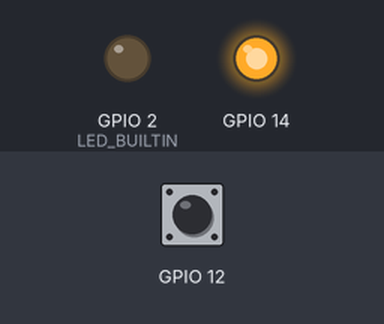
The sketch below on a simulated ESP8266 (NodeMCU). Shown: output pins drawn as LEDs (lit = HIGH, except the on-board LED, lit = LOW). The inputs (shaded band) are chosen by the test bench; at power-on: GPIO 12 HIGH. WiFi joins after 1.5 s; servers stay silent unless stated; EEPROM starts erased; no MQTT or app messages arrive unless stated. At 1.6 s the program puts the board to deep sleep or switches it off; the recording ends there.

Above: at 0.1 s.
At 1.1 s:
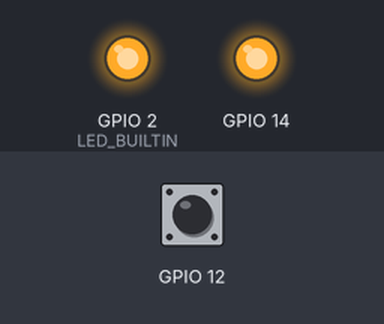
Timing chart, 0 to 1.6 s (numbered marks = the images above):
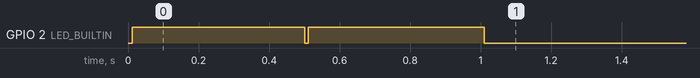

The sketch:

Alarmkontakt2_mit_eeprom_30062021.ino
```cpp
//**********ALARMKONTAKT 25.01.2020, Aenderungen vom 30.6.2021****************
#include <ESP8266WiFi.h>
#include <PubSubClient.h>
#include <EEPROM.h>
#define LED_BUILTIN 2
#define ALARMKONTAKT "Alarmkontakt02"
#define ALARMKONTAKT1 Alarmkontakt02
ADC_MODE(ADC_VCC); //Voraussetzung zum Abfragen der Betriebsspannung
const char* ssid = "***";      //hier SSID des WLAN-Netzwerks eintragen
const char* password = "***";  //hier Passwort des WLAN-Netzwerks eintragen
const char* mqtt_server = "192.168.178.42";
unsigned int cnt_off, cnt_on;
char msg[75],topic[]="out/" ALARMKONTAKT "/Topic", mqtt_client_id[]="" ALARMKONTAKT "";
WiFiClient ALARMKONTAKT1;
PubSubClient client (ALARMKONTAKT1);
//********************************************************************************
void setup() {
  pinMode(14, OUTPUT);
  digitalWrite(14, HIGH);
  pinMode(12, INPUT);
  pinMode(LED_BUILTIN, OUTPUT);     // Initialize the LED_BUILTIN pin as an output
  //Serial.begin(115200);
  WiFi.begin(ssid, password);
  while (WiFi.status()!=WL_CONNECTED) {
    delay(10);
    if(millis()%500<10) digitalWrite(LED_BUILTIN, LOW);// Turn the LED on (LOW is ON !!!)
    else if(millis()%500<20) digitalWrite(LED_BUILTIN, HIGH);// LED blitzt alle 500  ms kurz auf*/
  }
  client.setServer(mqtt_server, 1883);
  //client.setCallback(callback); //Subscribe, also die Funktion zum Empfangen von MQTT-Nachrichten braucht nicht definiert werden
  EEPROM.begin(512);
  cnt_off = EEPROM.read(0)+256*EEPROM.read(1);
  cnt_on  = EEPROM.read(2)+256*EEPROM.read(3);
}
//********************************************************************************
void loop() {
  if (!client.connected()) reconnect();
  //client.loop(); //für das funktionieren der Subscribe-Funktion, die hier nicht genutzt wird
  int kontakt=digitalRead(12);
  if(kontakt==0) cnt_off++; else cnt_on++;
  snprintf (msg, 75, "{\"Kontakt\":%d,\"Spannung\":%d,\"Zeit\":%d,\"Cnt_off\":%d,\"Cnt_on\":%d}", kontakt, ESP.getVcc(), millis(), cnt_off, cnt_on);
  //Serial.print("Publish message: "); Serial.println(msg);
  client.publish(topic, msg);
  EEPROM.write(0,cnt_off%256); EEPROM.write(1,cnt_off/256);
  EEPROM.write(2,cnt_on %256); EEPROM.write(3,cnt_on /256);
  EEPROM.commit(); //eeprom write abschließen
  delay(20); //muss sein, sonst wird die mqtt-Nachricht nicht gesendet
  ESP.deepSleep(0, WAKE_NO_RFCAL);
  digitalWrite(14, LOW);
  delay(2000);
  //Serial.println("Diese Zeile wird nie ausgegeben . . .");
}
//********************************************************************************
//SUBSRCIBE Funktion, die hier nicht benötigt wird und somit auskommentiert ist
//void callback(char* topic, byte* payload, unsigned int length) {
//  Serial.print("Message arrived [");Serial.print(topic);Serial.print("]: ");
//  for (int i = 0; i < length; i++) Serial.print((char)payload[i]);
//  Serial.println();
//}
//********************************************************************************
void reconnect() {
  while (!client.connected()) {  // Loop until we're reconnected
    //Serial.print("Attempting MQTT connection..."); // Attempt to connect
    if (client.connect(mqtt_client_id)) {
      //Serial.println("connected"); // Once connected, publish an announcement...
      //client.subscribe("inTopic/Alarmkontakt02"); // ... and resubscribe
    }
    else {
      //Serial.print("failed, rc=");Serial.print(client.state());
      //Serial.println(" try again in 5 seconds");
      delay(5000);
    }
  }
}
//********************************************************************************
```
